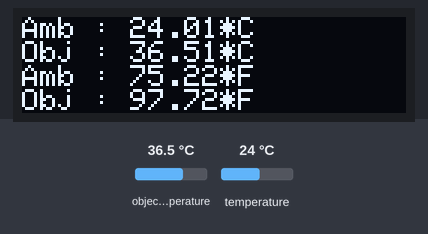
A sketch run on a simulated Arduino Uno, built with avr-gcc and run on an emulated ATmega328P. Shown: 128×32 one-colour display. The test bench sets the inputs (shaded band); at power-on: object temperature 36.5 °C, temperature 24 °C. What the sketch prints to the serial monitor is not drawn.

Above: at 4.2 s.
4.3 s: object temperature set to 39 °C
At 5.2 s:
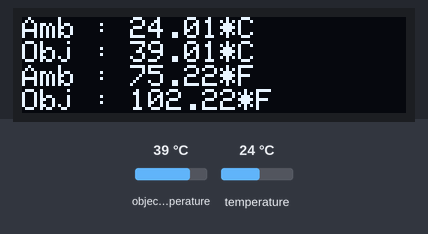
6.1 s: temperature set to 12 °C
At 7.4 s:
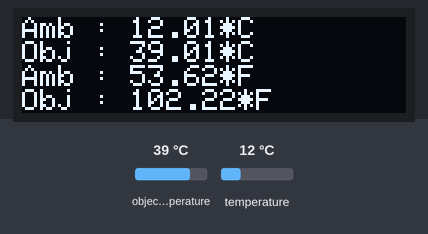
7.7 s: object temperature set to 20 °C
At 8.5 s:
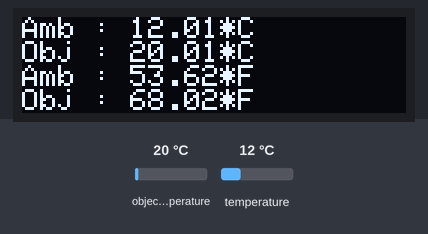
9.3 s: temperature set to 19 °C
At 10.6 s:
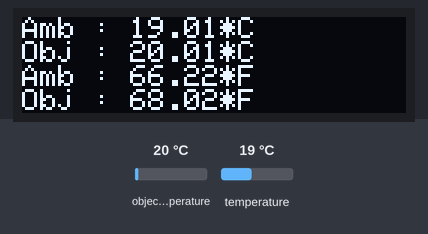
Timing chart, 0 to 11.9 s (numbered marks = the images above; inputs shaded):
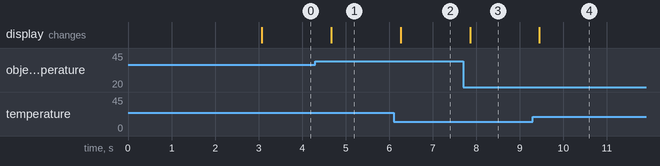

Measured:
- after the input at 4.3 s, the display: changes after 0.37 s (image 1)
- after the input at 6.1 s, the display: changes after 0.17 s (image 2)
- after the input at 7.7 s, the display: changes after 0.16 s (image 3)
- after the input at 9.3 s, the display: changes after 0.15 s (image 4)

The sketch:

mlxtest_with_OLED.ino
```cpp
/***************************************************
  This is a library example for the Zio Qwiic Surface Temperature IR Sensor

  Designed specifically to work with the MLX90614 sensors in the
  Smart Prototyping shop
  ----> https://www.smart-prototyping.com/Zio-Qwiic-Surface-Temperature-Infrared-Sensor-MLX9061

  These sensors use I2C to communicate, 2 pins are required to
  interface

 ****************************************************/

#include <Wire.h>
#include <Adafruit_MLX90614.h>
#include <Adafruit_SSD1306.h>
#include <Adafruit_GFX.h>

#define SCREEN_WIDTH 128 // OLED display width, in pixels
#define SCREEN_HEIGHT 32 // OLED display height, in pixels

// Declaration for an SSD1306 display connected to I2C (SDA, SCL pins)
#define OLED_RESET     4 // Reset pin # (or -1 if sharing Arduino reset pin)
Adafruit_SSD1306 display(SCREEN_WIDTH, SCREEN_HEIGHT, &Wire, OLED_RESET);


Adafruit_MLX90614 mlx = Adafruit_MLX90614();

void setup() {
  Serial.begin(9600);

   display.begin();
  // init done

  // Clear the buffer.
  display.clearDisplay();

  //OLED Display setup

  //Set the font and text
  display.setTextSize(1);
  display.setTextColor(WHITE);


  Serial.println("Zio MLX90614 test");
  display.println("Zio MLX90614 test");
  display.display();
  delay(3000);
  mlx.begin();

  // Clear the buffer.
  display.clearDisplay();

}

void loop() {
  Serial.print("Ambient = "); Serial.print(mlx.readAmbientTempC());
  Serial.print("*C\tObject = "); Serial.print(mlx.readObjectTempC()); Serial.println("*C");
  Serial.print("Ambient = "); Serial.print(mlx.readAmbientTempF());
  Serial.print("*F\tObject = "); Serial.print(mlx.readObjectTempF()); Serial.println("*F");

  //OLED Display
  display.setCursor(0,0);
  display.print("Amb : "); display.print(mlx.readAmbientTempC());display.println("*C");
  display.setCursor(0,8);
  display.print("Obj : "); display.print(mlx.readObjectTempC()); display.println("*C");
  display.setCursor(0,16);
  display.print("Amb : "); display.print(mlx.readAmbientTempF()); display.println("*F");
  display.setCursor(0,24);
  display.print("Obj : "); display.print(mlx.readObjectTempF()); display.println("*F");

  Serial.println();
  display.display();
  delay(500);

  // Clear the buffer.
  display.clearDisplay();
}
```
